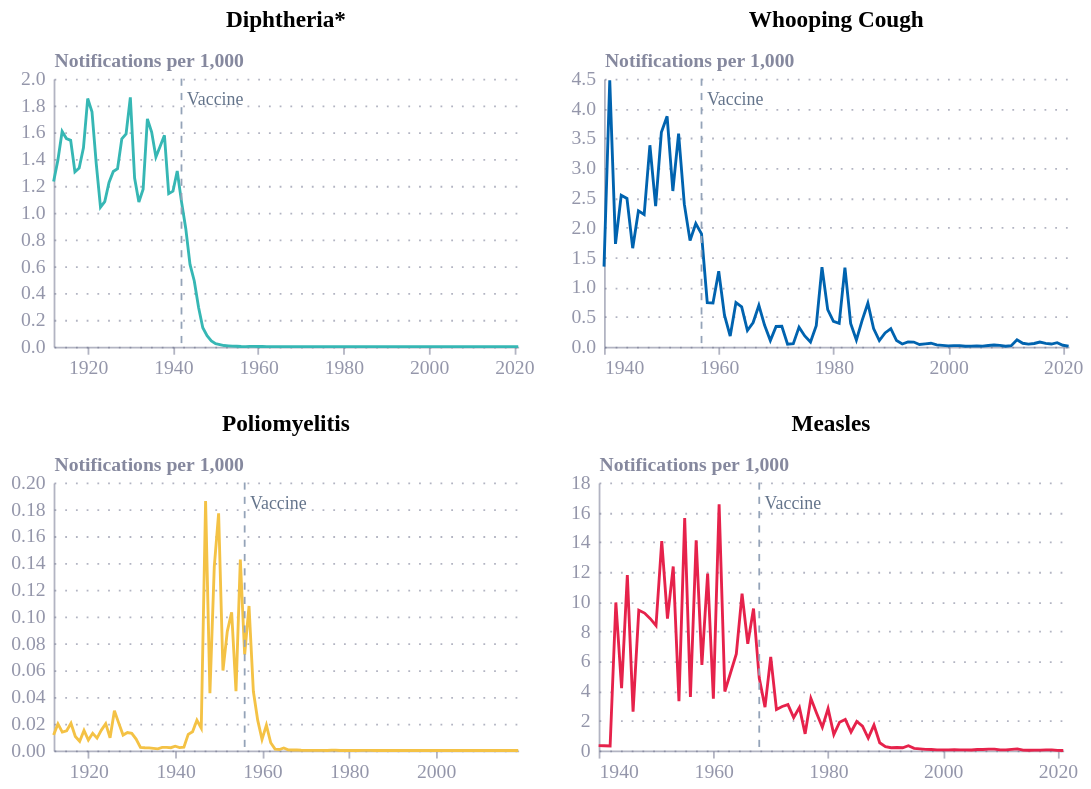

Vega-Lite specification stored for this chart:
### Vega-Lite specification from a JSON file in a GitHub repository (floating-point values rounded to 4 significant figures; data arrays with more than 128 entries replaced by an {"elided": "..."} marker saying what was removed)
{"config": {"font": "Circular Std", "text": {"color": "#676A86", "align": "left", "baseline": "middle", "dx": 7, "dy": 0, "fontSize": 11}, "view": {"stroke": null, "continuousWidth": 400, "continuousHeight": 300, "discreteWidth": 400, "discreteHeight": 300}, "range": {"category": ["#36B7B4", "#E6224B", "#F4C245", "#0063AF", "#00A767", "#179FDB", "#EB5C2E", "#5C267B", "#122B39"], "diverging": ["#E6224B", "#E54753", "#C9C9C9", "#179FDB", "#122B39"], "heatmap": ["#C9C9C9", "#179FDB", "#0063AF", "#122B39"], "ordinal": ["#00A767", "#36B7B4", "#179FDB", "#0063AF", "#243B5A"]}, "bar": {"color": "#179fdb"}, "line": {"color": "#e6224b"}, "rule": {"color": "#676A86"}, "area": {"opacity": 0.8}, "point": {"filled": true, "size": 80, "color": "#e6224b", "opacity": 0.95}, "geoshape": {"stroke": "white", "strokeWidth": 0.3}, "rect": {"fill": "#d6d4d4", "opacity": 0.3}, "axis": {"labelColor": "#676A86", "labelFontSize": 11, "labelFont": "Circular Std", "labelOpacity": 0.7, "tickColor": "#676A86", "tickOpacity": 0.5, "domainColor": "#676A86", "domainOpacity": 0.5, "gridColor": "#676A86", "gridDash": [2, 2], "gridOpacity": 0.5, "title": null, "titleColor": "#676A86", "titleOpacity": 0.8, "tickSize": 4}, "axisXDiscrete": {"grid": false, "labelAngle": 0, "tickCount": 10, "tickOpacity": 0.5, "title": null}, "axisYDiscrete": {"ticks": false, "labelPadding": 5}, "axisXTemporal": {"grid": false, "ticks": true}, "axisXQuantitative": {"grid": true}, "axisYQuantitative": {"gridColor": "#676A86", "gridDash": [1, 5], "gridOpacity": 0.5, "ticks": false, "labelPadding": 5, "tickCount": 8, "titleAngle": 0, "titleAlign": "left", "titleBaseline": "bottom", "titleX": 0, "titleY": -5}, "title": {"color": "#676A86E6", "subtitleColor": "#676A86", "font": "Circular Std", "subtitleFont": "Circular Std", "anchor": "start", "fontSize": 14, "subtitleFontSize": 12, "subtitlePadding": 4, "offset": 0, "frame": "group"}, "legend": {"titleColor": "#122b39", "title": null, "labelColor": "#122b39", "labelFontSize": 11}}, "data": {"name": "data-c16c903f45df0d80b5e6dd756539f4cc"}, "facet": {"field": "label", "header": {"labelFontSize": 13, "labelFontWeight": "bold"}, "sort": ["Diphtheria*", "Whooping Cough", "Poliomyelitis", "Measles"], "title": null, "type": "nominal"}, "spec": {"layer": [{"mark": {"type": "line", "strokeWidth": 1.6}, "encoding": {"color": {"field": "label", "legend": null, "type": "nominal"}, "x": {"axis": {"format": "%Y", "tickCount": 5}, "field": "year", "title": null, "type": "temporal"}, "y": {"field": "rate", "title": "Notifications per 1,000", "type": "quantitative"}}}, {"mark": {"type": "rule", "color": "#94a3b8", "strokeDash": [4, 4]}, "encoding": {"x": {"field": "vax", "type": "temporal"}}, "transform": [{"filter": "datum.at_vax"}]}, {"mark": {"type": "text", "align": "left", "color": "#64748b", "dx": 3, "dy": 7, "fontSize": 10, "text": "Vaccine"}, "encoding": {"x": {"field": "vax", "type": "temporal"}, "y": {"value": 5}}, "transform": [{"filter": "datum.at_vax"}]}], "height": 150, "width": 260}, "columns": 2, "resolve": {"scale": {"x": "independent", "y": "independent"}}, "$schema": "https://vega.github.io/schema/vega-lite/v6.4.1.json", "datasets": {"data-c16c903f45df0d80b5e6dd756539f4cc": {"elided": "360 records"}}, "width": 350, "height": 280}
